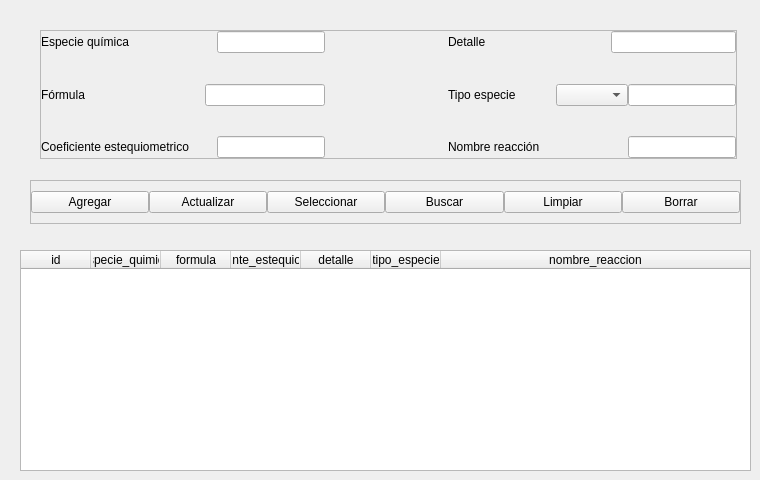
         <widget class="QWidget" name="tab_3">
          <attribute name="title">
           <string>Reacción Química</string>
          </attribute>
          <widget class="QWidget" name="gridLayoutWidget_3">
           <property name="geometry">
            <rect>
             <x>20</x>
             <y>250</y>
             <width>731</width>
             <height>221</height>
            </rect>
           </property>
           <layout class="QGridLayout" name="gridLayout_11">
            <property name="spacing">
             <number>0</number>
            </property>
            <item row="0" column="0">
             <widget class="QTableWidget" name="reaccion_quimica_tabla">
              <property name="focusPolicy">
               <enum>Qt::NoFocus</enum>
              </property>
              <property name="showGrid">
               <bool>false</bool>
              </property>
              <attribute name="horizontalHeaderMinimumSectionSize">
               <number>50</number>
              </attribute>
              <attribute name="horizontalHeaderDefaultSectionSize">
               <number>70</number>
              </attribute>
              <attribute name="horizontalHeaderStretchLastSection">
               <bool>true</bool>
              </attribute>
              <attribute name="verticalHeaderVisible">
               <bool>false</bool>
              </attribute>
              <column>
               <property name="text">
                <string>id</string>
               </property>
              </column>
              <column>
               <property name="text">
                <string>especie_quimica</string>
               </property>
              </column>
              <column>
               <property name="text">
                <string>formula</string>
               </property>
              </column>
              <column>
               <property name="text">
                <string>coeficiente_estequiometrico</string>
               </property>
              </column>
              <column>
               <property name="text">
                <string>detalle</string>
               </property>
              </column>
              <column>
               <property name="text">
                <string>tipo_especie</string>
               </property>
              </column>
              <column>
               <property name="text">
                <string>nombre_reaccion</string>
               </property>
               <property name="font">
                <font>
                 <kerning>true</kerning>
                </font>
               </property>
              </column>
             </widget>
            </item>
           </layout>
          </widget>
          <widget class="QFrame" name="funciones_frame_rq">
           <property name="geometry">
            <rect>
             <x>30</x>
             <y>180</y>
             <width>711</width>
             <height>44</height>
            </rect>
           </property>
           <property name="frameShape">
            <enum>QFrame::StyledPanel</enum>
           </property>
           <property name="frameShadow">
            <enum>QFrame::Raised</enum>
           </property>
           <layout class="QHBoxLayout" name="horizontalLayout_4">
            <property name="spacing">
             <number>0</number>
            </property>
            <property name="leftMargin">
             <number>0</number>
            </property>
            <property name="topMargin">
             <number>0</number>
            </property>
            <property name="rightMargin">
             <number>0</number>
            </property>
            <property name="bottomMargin">
             <number>0</number>
            </property>
            <item>
             <widget class="QPushButton" name="agregar_rq_btn">
              <property name="text">
               <string>Agregar</string>
              </property>
             </widget>
            </item>
            <item>
             <widget class="QPushButton" name="actualizar_rq_btn">
              <property name="text">
               <string>Actualizar</string>
              </property>
             </widget>
            </item>
            <item>
             <widget class="QPushButton" name="seleccionar_rq_btn">
              <property name="text">
               <string>Seleccionar</string>
              </property>
             </widget>
            </item>
            <item>
             <widget class="QPushButton" name="buscar_rq_btn">
              <property name="text">
               <string>Buscar</string>
              </property>
             </widget>
            </item>
            <item>
             <widget class="QPushButton" name="limpiar_rq_btn">
              <property name="text">
               <string>Limpiar</string>
              </property>
             </widget>
            </item>
            <item>
             <widget class="QPushButton" name="borrar_rq_btn">
              <property name="text">
               <string>Borrar</string>
              </property>
             </widget>
            </item>
           </layout>
          </widget>
          <widget class="QFrame" name="datos_frame_3">
           <property name="geometry">
            <rect>
             <x>40</x>
             <y>30</y>
             <width>697</width>
             <height>129</height>
            </rect>
           </property>
           <property name="frameShape">
            <enum>QFrame::StyledPanel</enum>
           </property>
           <property name="frameShadow">
            <enum>QFrame::Raised</enum>
           </property>
           <layout class="QVBoxLayout" name="verticalLayout_13">
            <property name="spacing">
             <number>0</number>
            </property>
            <property name="leftMargin">
             <number>0</number>
            </property>
            <property name="topMargin">
             <number>0</number>
            </property>
            <property name="rightMargin">
             <number>0</number>
            </property>
            <property name="bottomMargin">
             <number>0</number>
            </property>
            <item>
             <layout class="QHBoxLayout" name="horizontalLayout_30">
              <property name="spacing">
               <number>0</number>
              </property>
              <item>
               <layout class="QVBoxLayout" name="verticalLayout_14">
                <property name="spacing">
                 <number>0</number>
                </property>
                <item>
                 <layout class="QHBoxLayout" name="horizontalLayout_31">
                  <property name="spacing">
                   <number>0</number>
                  </property>
                  <item>
                   <widget class="QLabel" name="label_28">
                    <property name="text">
                     <string>Especie química</string>
                    </property>
                   </widget>
                  </item>
                  <item>
                   <spacer name="horizontalSpacer_34">
                    <property name="orientation">
                     <enum>Qt::Horizontal</enum>
                    </property>
                    <property name="sizeHint" stdset="0">
                     <size>
                      <width>28</width>
                      <height>20</height>
                     </size>
                    </property>
                   </spacer>
                  </item>
                  <item>
                   <widget class="QLineEdit" name="especie_quimica_rq_edit"/>
                  </item>
                 </layout>
                </item>
                <item>
                 <spacer name="verticalSpacer_19">
                  <property name="orientation">
                   <enum>Qt::Vertical</enum>
                  </property>
                  <property name="sizeHint" stdset="0">
                   <size>
                    <width>20</width>
                    <height>13</height>
                   </size>
                  </property>
                 </spacer>
                </item>
                <item>
                 <layout class="QHBoxLayout" name="horizontalLayout_32">
                  <property name="spacing">
                   <number>0</number>
                  </property>
                  <item>
                   <widget class="QLabel" name="label_25">
                    <property name="text">
                     <string>Fórmula</string>
                    </property>
                   </widget>
                  </item>
                  <item>
                   <spacer name="horizontalSpacer_35">
                    <property name="orientation">
                     <enum>Qt::Horizontal</enum>
                    </property>
                    <property name="sizeHint" stdset="0">
                     <size>
                      <width>28</width>
                      <height>20</height>
                     </size>
                    </property>
                   </spacer>
                  </item>
                  <item>
                   <widget class="QLineEdit" name="formula_rq_edit"/>
                  </item>
                 </layout>
                </item>
                <item>
                 <spacer name="verticalSpacer_20">
                  <property name="orientation">
                   <enum>Qt::Vertical</enum>
                  </property>
                  <property name="sizeHint" stdset="0">
                   <size>
                    <width>20</width>
                    <height>18</height>
                   </size>
                  </property>
                 </spacer>
                </item>
                <item>
                 <layout class="QHBoxLayout" name="horizontalLayout_33">
                  <property name="spacing">
                   <number>0</number>
                  </property>
                  <item>
                   <widget class="QLabel" name="label_23">
                    <property name="text">
                     <string>Coeficiente estequiometrico</string>
                    </property>
                   </widget>
                  </item>
                  <item>
                   <spacer name="horizontalSpacer_36">
                    <property name="orientation">
                     <enum>Qt::Horizontal</enum>
                    </property>
                    <property name="sizeHint" stdset="0">
                     <size>
                      <width>28</width>
                      <height>20</height>
                     </size>
                    </property>
                   </spacer>
                  </item>
                  <item>
                   <widget class="QLineEdit" name="coeficiente_estequiometrico_rq_edit"/>
                  </item>
                 </layout>
                </item>
               </layout>
              </item>
              <item>
               <spacer name="horizontalSpacer_37">
                <property name="orientation">
                 <enum>Qt::Horizontal</enum>
                </property>
                <property name="sizeHint" stdset="0">
                 <size>
                  <width>40</width>
                  <height>20</height>
                 </size>
                </property>
               </spacer>
              </item>
              <item>
               <layout class="QVBoxLayout" name="verticalLayout_15">
                <property name="spacing">
                 <number>0</number>
                </property>
                <item>
                 <layout class="QHBoxLayout" name="horizontalLayout_34">
                  <property name="spacing">
                   <number>0</number>
                  </property>
                  <item>
                   <widget class="QLabel" name="label_26">
                    <property name="text">
                     <string>Detalle</string>
                    </property>
                   </widget>
                  </item>
                  <item>
                   <spacer name="horizontalSpacer_38">
                    <property name="orientation">
                     <enum>Qt::Horizontal</enum>
                    </property>
                    <property name="sizeHint" stdset="0">
                     <size>
                      <width>40</width>
                      <height>20</height>
                     </size>
                    </property>
                   </spacer>
                  </item>
                  <item>
                   <widget class="QLineEdit" name="detalle_rq_edit"/>
                  </item>
                 </layout>
                </item>
                <item>
                 <spacer name="verticalSpacer_21">
                  <property name="orientation">
                   <enum>Qt::Vertical</enum>
                  </property>
                  <property name="sizeHint" stdset="0">
                   <size>
                    <width>20</width>
                    <height>18</height>
                   </size>
                  </property>
                 </spacer>
                </item>
                <item>
                 <layout class="QHBoxLayout" name="horizontalLayout_35">
                  <property name="spacing">
                   <number>0</number>
                  </property>
                  <item>
                   <widget class="QLabel" name="label_24">
                    <property name="text">
                     <string>Tipo especie</string>
                    </property>
                   </widget>
                  </item>
                  <item>
                   <spacer name="horizontalSpacer_39">
                    <property name="orientation">
                     <enum>Qt::Horizontal</enum>
                    </property>
                    <property name="sizeHint" stdset="0">
                     <size>
                      <width>40</width>
                      <height>20</height>
                     </size>
                    </property>
                   </spacer>
                  </item>
                  <item>
                   <widget class="QComboBox" name="tipo_especie_rq_box"/>
                  </item>
                  <item>
                   <widget class="QLineEdit" name="tipo_especie_rq_edit"/>
                  </item>
                 </layout>
                </item>
                <item>
                 <spacer name="verticalSpacer_22">
                  <property name="orientation">
                   <enum>Qt::Vertical</enum>
                  </property>
                  <property name="sizeHint" stdset="0">
                   <size>
                    <width>20</width>
                    <height>18</height>
                   </size>
                  </property>
                 </spacer>
                </item>
                <item>
                 <layout class="QHBoxLayout" name="horizontalLayout_36">
                  <property name="spacing">
                   <number>0</number>
                  </property>
                  <item>
                   <widget class="QLabel" name="label_27">
                    <property name="text">
                     <string>Nombre reacción</string>
                    </property>
                   </widget>
                  </item>
                  <item>
                   <spacer name="horizontalSpacer_40">
                    <property name="orientation">
                     <enum>Qt::Horizontal</enum>
                    </property>
                    <property name="sizeHint" stdset="0">
                     <size>
                      <width>40</width>
                      <height>20</height>
                     </size>
                    </property>
                   </spacer>
                  </item>
                  <item>
                   <widget class="QLineEdit" name="nombre_reaccion_rq_edit"/>
                  </item>
                 </layout>
                </item>
               </layout>
              </item>
             </layout>
            </item>
           </layout>
          </widget>
         </widget>
